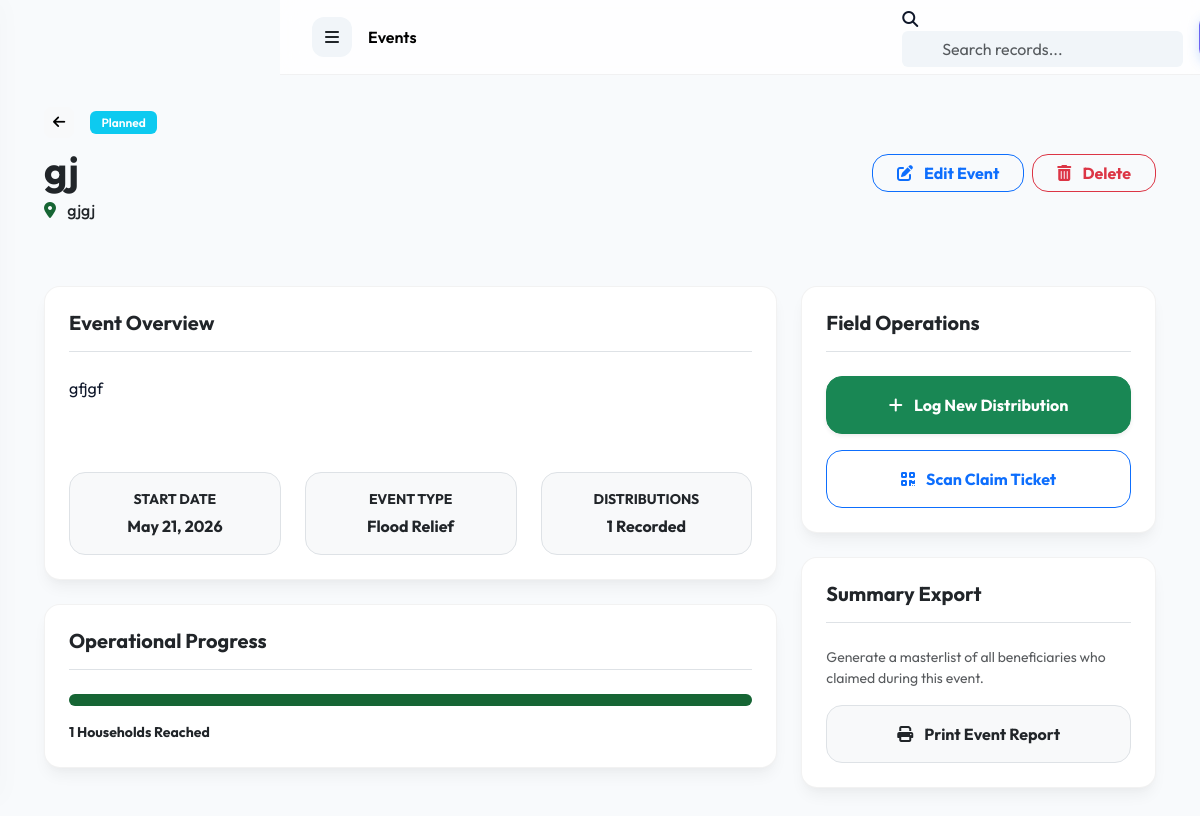
The app's page /events/1/ (signed in) with its own data.
### events/models.py (models this page shows, shortened)
class ReliefEvent(models.Model):
    STATUS_CHOICES = (
        ('PLANNED', 'Planned'),
        ('ONGOING', 'Ongoing'),
        ('COMPLETED', 'Completed'),
        ('CANCELLED', 'Cancelled'),
    )
    EVENT_TYPES = (
        ('FLOOD', 'Flood Relief'),
        ('TYPHOON', 'Typhoon Aid'),
        ('FIRE', 'Fire Victim Support'),
        ('EARTHQUAKE', 'Earthquake Response'),
        ('MEDICAL', 'Medical Outreach'),
        ('OTHER', 'Other Emergency'),
    )
    title = models.CharField(max_length=255)
    description = models.TextField()
    event_type = models.CharField(max_length=20, choices=EVENT_TYPES)
    location = models.CharField(max_length=255)
    start_date = models.DateTimeField()
    end_date = models.DateTimeField(null=True, blank=True)
    status = models.CharField(max_length=15, choices=STATUS_CHOICES, default='PLANNED')
    assigned_personnel = models.ManyToManyField('accounts.User', related_name='assigned_events')
    created_at = models.DateTimeField(auto_now_add=True)
    updated_at = models.DateTimeField(auto_now=True)

### events/views.py (the view)
# urls.py: path('<int:pk>/', views.EventDetailView.as_view(), name='detail'),
class EventDetailView(LoginRequiredMixin, DetailView):
    model = ReliefEvent
    template_name = 'events/detail.html'
    context_object_name = 'event'

### accounts/models.py (called while the page is built)
    def is_admin(self):
        return self.role == 'ADMIN' or self.is_superuser

### notifications/context_processors.py (called while the page is built)
def notifications_processor(request):
    if request.user.is_authenticated:
        unread_notifications = request.user.notifications.filter(is_read=False)[:5]
        unread_count = request.user.notifications.filter(is_read=False).count()
        return {
            'topbar_notifications': unread_notifications,
            'unread_notifications_count': unread_count
        }
    return {}

### templates/events/detail.html (shortened to what this page needs)
{% extends 'base.html' %}
{% block content %}
<div class="container-fluid">
    <div class="row mb-5 align-items-center">
        <div class="col-md-8">
            <div class="d-flex align-items-center gap-3 mb-2">
                <a href="{% url 'events:list' %}" class="btn btn-sm btn-light rounded-3"><i class="fas fa-arrow-left"></i></a>
                <span class="badge {% if event.status == 'ONGOING' %}bg-success{% elif event.status == 'PLANNED' %}bg-info{% else %}bg-secondary{% endif %} px-3 py-2 text-white">
                    {{ event.get_status_display }}
                </span>
            </div>
            <h1 class="fw-bold text-dark mb-1" style="letter-spacing: -1.5px;">{{ event.title }}</h1>
            <p class="text-dark fw-medium"><i class="fas fa-map-marker-alt text-primary me-2"></i> {{ event.location }}</p>
        </div>
        <div class="col-md-4 text-md-end">
            <div class="d-flex gap-2 justify-content-md-end">
                <a href="{% url 'events:edit' event.pk %}" class="btn btn-outline-primary fw-bold rounded-4 px-4">
                    <i class="fas fa-edit me-2"></i> Edit Event
                </a>
                <a href="{% url 'events:delete' event.pk %}" class="btn btn-outline-danger fw-bold rounded-4 px-4">
                    <i class="fas fa-trash-alt me-2"></i> Delete
                </a>
            </div>
        </div>
    </div>
    <div class="row g-4">
        <div class="col-lg-8">
            <div class="glass-card p-4 mb-4">
                <h5 class="fw-bold text-dark mb-4 border-bottom pb-3">Event Overview</h5>
                <p class="text-dark">{{ event.description|linebreaks }}</p>
                <div class="row mt-5 g-4">
                    <div class="col-md-4">
                        <div class="p-3 bg-light rounded-4 border text-center">
                            <div class="text-dark small fw-bold text-uppercase mb-1">Start Date</div>
                            <div class="fw-bold text-dark">{{ event.start_date|date:"F d, Y" }}</div>
                        </div>
                    </div>
                    <div class="col-md-4">
                        <div class="p-3 bg-light rounded-4 border text-center">
                            <div class="text-dark small fw-bold text-uppercase mb-1">Event Type</div>
                            <div class="fw-bold text-dark">{{ event.get_event_type_display|default:"General Relief" }}</div>
                        </div>
                    </div>
                    <div class="col-md-4">
                        <div class="p-3 bg-light rounded-4 border text-center">
                            <div class="text-dark small fw-bold text-uppercase mb-1">Distributions</div>
                            <div class="fw-bold text-dark">{{ event.distributions.count }} Recorded</div>
                        </div>
                    </div>
                </div>
            </div>
            <div class="glass-card p-4">
                <h5 class="fw-bold text-dark mb-4 border-bottom pb-3">Operational Progress</h5>
                <div class="progress mb-3" style="height: 12px; border-radius: 6px;">
                    <div class="progress-bar bg-primary" role="progressbar" style="width: 100%;" aria-valuenow="100" aria-valuemin="0" aria-valuemax="100"></div>
                </div>
                <div class="d-flex justify-content-between text-dark small fw-bold">
                    <span>{{ event.distributions.count }} Households Reached</span>
                </div>
            </div>
        </div>
        <div class="col-lg-4">
            <div class="glass-card p-4 mb-4">
                <h5 class="fw-bold text-dark mb-4 border-bottom pb-3">Field Operations</h5>
                <div class="d-grid gap-3">
                    <a href="{% url 'distribution:add' %}" class="btn btn-success py-3 rounded-4 fw-bold shadow-sm">
                        <i class="fas fa-plus me-2"></i> Log New Distribution
                    </a>
                    <a href="{% url 'distribution:verify' %}" class="btn btn-outline-primary py-3 rounded-4 fw-bold">
                        <i class="fas fa-qrcode me-2"></i> Scan Claim Ticket
                    </a>
                </div>
            </div>
            <div class="glass-card p-4">
                <h5 class="fw-bold text-dark mb-4 border-bottom pb-3">Summary Export</h5>
                <p class="text-dark small opacity-75">Generate a masterlist of all beneficiaries who claimed during this event.</p>
                <button class="btn btn-light border w-100 py-3 rounded-4 fw-bold text-dark" onclick="window.print()">
                    <i class="fas fa-print me-2"></i> Print Event Report
                </button>
            </div>
        </div>
    </div>
</div>
{% endblock %}

### static/css/style.css (style rules this page uses)
:root { --primary-green: #166534; --primary-blue: #1d4ed8; --primary-red: #991b1b; --primary-yellow: #eab308; --primary-gradient: linear-gradient(135deg, #166534 0%, #15803d 100%); --secondary-gradient: linear-gradient(135deg, #1d4ed8 0%, #3b82f6 100%); --accent-gradient: linear-gradient(135deg, #991b1b 0%, #dc2626 100%); --sidebar-bg: #ffffff; --dark-bg: #f8fafc; --glass-bg: rgba(255, 255, 255, 0.7); --glass-border: rgba(0, 0, 0, 0.05); --text-main: #0f172a; --text-muted: #64748b; --card-shadow: 0 10px 15px -3px rgba(0, 0, 0, 0.05), 0 4px 6px -2px rgba(0, 0, 0, 0.02); }
body { background-color: var(--dark-bg) !important; color: var(--text-main) !important; font-family: 'Outfit', sans-serif !important; margin: 0; min-height: 100vh; }
h1, h2, h3, h4, h5, h6 { color: var(--text-main) !important; font-weight: 700 !important; }
.text-primary, .bg-primary { --bs-primary-rgb: 22, 101, 52; }
.bg-primary { background-color: var(--primary-green) !important; }
.text-primary { color: var(--primary-green) !important; }
.glass-card { background: #ffffff; border: 1px solid var(--glass-border) !important; border-radius: 16px !important; box-shadow: var(--card-shadow) !important; }
.badge { padding: 0.35rem 0.7rem !important; border-radius: 6px !important; font-weight: 600 !important; }

### templates/base.html (style rules this page uses)
:root { --sidebar-width: 280px; --topbar-height: 75px; --light-core: #ffffff; --body-bg: #f8fafc; }
body { background-color: var(--body-bg) !important; margin: 0; padding: 0; color: #0f172a !important; font-family: 'Outfit', sans-serif !important; }

### records on screen
ReliefEvent: status "Planned", title "gj", location "gjgj", description "gfjgf", start_date "May 21, 2026", event_type "Flood Relief", distributions.count "1"

### other values on screen
{{ request.resolver_match.app_name|title }} "Events"
